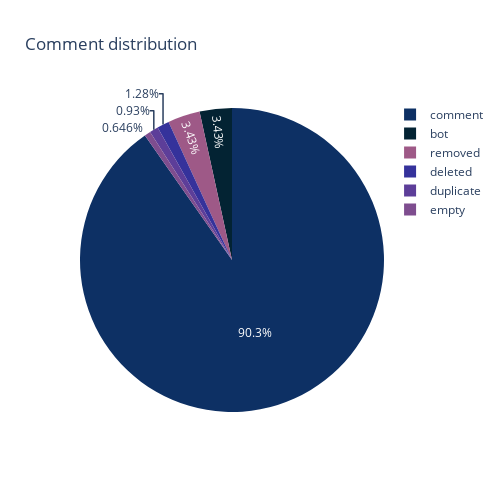

Notebook cell for this chart:
### Code cell
fig = px.pie(df_pie, values='size', names='label', color='label', color_discrete_sequence=px.colors.sequential.thermal, title='Comment distribution', width=500, height=500)

fig.show()

### Figure 1 — Plotly figure (JSON) as saved in the notebook; plotly's stock layout.template omitted (floating-point values rounded to 4 significant figures)
{"data": [{"customdata": [["bot"], ["comment"], ["deleted"], ["duplicate"], ["empty"], ["removed"]], "domain": {"x": [0, 1], "y": [0, 1]}, "hovertemplate": "label=%{customdata[0]}<br>size=%{value}<extra></extra>", "labels": ["bot", "comment", "deleted", "duplicate", "empty", "removed"], "legendgroup": "", "marker": {"colors": ["rgb(3, 35, 51)", "rgb(13, 48, 100)", "rgb(53, 50, 155)", "rgb(93, 62, 153)", "rgb(126, 77, 143)", "rgb(158, 89, 135)"]}, "name": "", "showlegend": true, "type": "pie", "values": [322700, 8499244, 120402, 87550, 60831, 322604]}], "layout": {"height": 500, "legend": {"tracegroupgap": 0}, "piecolorway": ["rgb(3, 35, 51)", "rgb(13, 48, 100)", "rgb(53, 50, 155)", "rgb(93, 62, 153)", "rgb(126, 77, 143)", "rgb(158, 89, 135)", "rgb(193, 100, 121)", "rgb(225, 113, 97)", "rgb(246, 139, 69)", "rgb(251, 173, 60)", "rgb(246, 211, 70)", "rgb(231, 250, 90)"], "title": {"text": "Comment distribution"}, "width": 500}}
